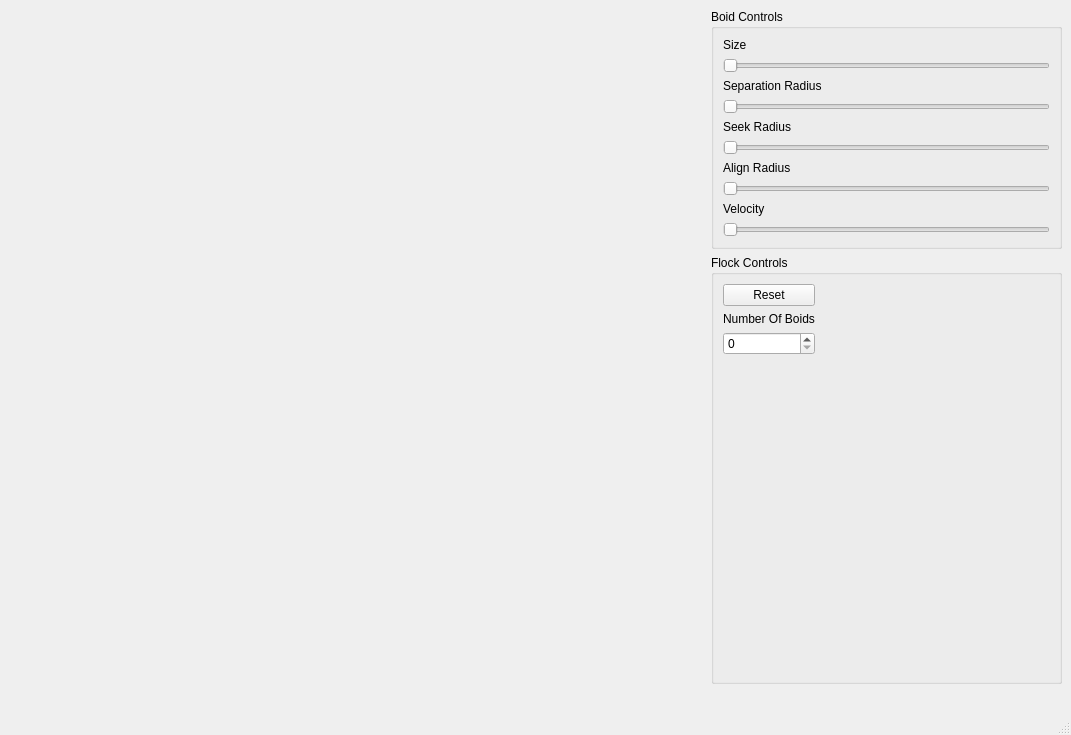
<?xml version="1.0" encoding="UTF-8"?>
<ui version="4.0">
 <class>MainWindow</class>
 <widget class="QMainWindow" name="MainWindow">
  <property name="geometry">
   <rect>
    <x>0</x>
    <y>0</y>
    <width>1071</width>
    <height>735</height>
   </rect>
  </property>
  <property name="windowTitle">
   <string>MainWindow</string>
  </property>
  <widget class="QWidget" name="centralwidget">
   <layout class="QGridLayout" name="s_mainWindowGridLayout">
    <item row="2" column="4">
     <widget class="QGroupBox" name="s_WindowControlGB">
      <property name="title">
       <string>Flock Controls</string>
      </property>
      <layout class="QGridLayout" name="gridLayout_3">
       <item row="0" column="0">
        <widget class="QPushButton" name="m_ResetButton">
         <property name="text">
          <string>Reset</string>
         </property>
        </widget>
       </item>
       <item row="1" column="0">
        <widget class="QLabel" name="label_3">
         <property name="text">
          <string>Number Of Boids</string>
         </property>
        </widget>
       </item>
       <item row="2" column="0">
        <widget class="QSpinBox" name="m_nrBoidsSB">
         <property name="maximum">
          <number>10000</number>
         </property>
        </widget>
       </item>
       <item row="0" column="1">
        <spacer name="horizontalSpacer_3">
         <property name="orientation">
          <enum>Qt::Horizontal</enum>
         </property>
         <property name="sizeHint" stdset="0">
          <size>
           <width>40</width>
           <height>20</height>
          </size>
         </property>
        </spacer>
       </item>
       <item row="3" column="0">
        <spacer name="verticalSpacer">
         <property name="orientation">
          <enum>Qt::Vertical</enum>
         </property>
         <property name="sizeHint" stdset="0">
          <size>
           <width>20</width>
           <height>40</height>
          </size>
         </property>
        </spacer>
       </item>
      </layout>
     </widget>
    </item>
    <item row="0" column="4" rowspan="2">
     <widget class="QGroupBox" name="s_BoidControlsGB">
      <property name="title">
       <string>Boid Controls</string>
      </property>
      <layout class="QGridLayout" name="gridLayout_2">
       <item row="0" column="0">
        <widget class="QLabel" name="label">
         <property name="text">
          <string>Size</string>
         </property>
        </widget>
       </item>
       <item row="4" column="0">
        <widget class="QLabel" name="label_4">
         <property name="text">
          <string>Seek Radius</string>
         </property>
        </widget>
       </item>
       <item row="3" column="0">
        <widget class="QSlider" name="m_sepRad">
         <property name="orientation">
          <enum>Qt::Horizontal</enum>
         </property>
        </widget>
       </item>
       <item row="1" column="0">
        <widget class="QSlider" name="m_boidSize">
         <property name="minimum">
          <number>1</number>
         </property>
         <property name="maximum">
          <number>4</number>
         </property>
         <property name="orientation">
          <enum>Qt::Horizontal</enum>
         </property>
        </widget>
       </item>
       <item row="6" column="0">
        <widget class="QLabel" name="label_5">
         <property name="text">
          <string>Align Radius</string>
         </property>
        </widget>
       </item>
       <item row="5" column="0">
        <widget class="QSlider" name="m_seekRad">
         <property name="orientation">
          <enum>Qt::Horizontal</enum>
         </property>
        </widget>
       </item>
       <item row="7" column="0">
        <widget class="QSlider" name="m_alignRad">
         <property name="maximum">
          <number>100</number>
         </property>
         <property name="orientation">
          <enum>Qt::Horizontal</enum>
         </property>
        </widget>
       </item>
       <item row="2" column="0">
        <widget class="QLabel" name="label_2">
         <property name="text">
          <string>Separation Radius</string>
         </property>
        </widget>
       </item>
       <item row="8" column="0">
        <widget class="QLabel" name="label_6">
         <property name="text">
          <string>Velocity</string>
         </property>
        </widget>
       </item>
       <item row="9" column="0">
        <widget class="QSlider" name="m_velocity">
         <property name="minimum">
          <number>0</number>
         </property>
         <property name="maximum">
          <number>4</number>
         </property>
         <property name="pageStep">
          <number>3</number>
         </property>
         <property name="orientation">
          <enum>Qt::Horizontal</enum>
         </property>
        </widget>
       </item>
      </layout>
     </widget>
    </item>
    <item row="5" column="2">
     <spacer name="horizontalSpacer_2">
      <property name="orientation">
       <enum>Qt::Horizontal</enum>
      </property>
      <property name="sizeHint" stdset="0">
       <size>
        <width>40</width>
        <height>20</height>
       </size>
      </property>
     </spacer>
    </item>
    <item row="5" column="3">
     <spacer name="horizontalSpacer">
      <property name="orientation">
       <enum>Qt::Horizontal</enum>
      </property>
      <property name="sizeHint" stdset="0">
       <size>
        <width>40</width>
        <height>20</height>
       </size>
      </property>
     </spacer>
    </item>
   </layout>
  </widget>
  <widget class="QMenuBar" name="menubar">
   <property name="geometry">
    <rect>
     <x>0</x>
     <y>0</y>
     <width>1071</width>
     <height>26</height>
    </rect>
   </property>
  </widget>
  <widget class="QStatusBar" name="statusbar"/>
 </widget>
 <resources/>
 <connections/>
</ui>
